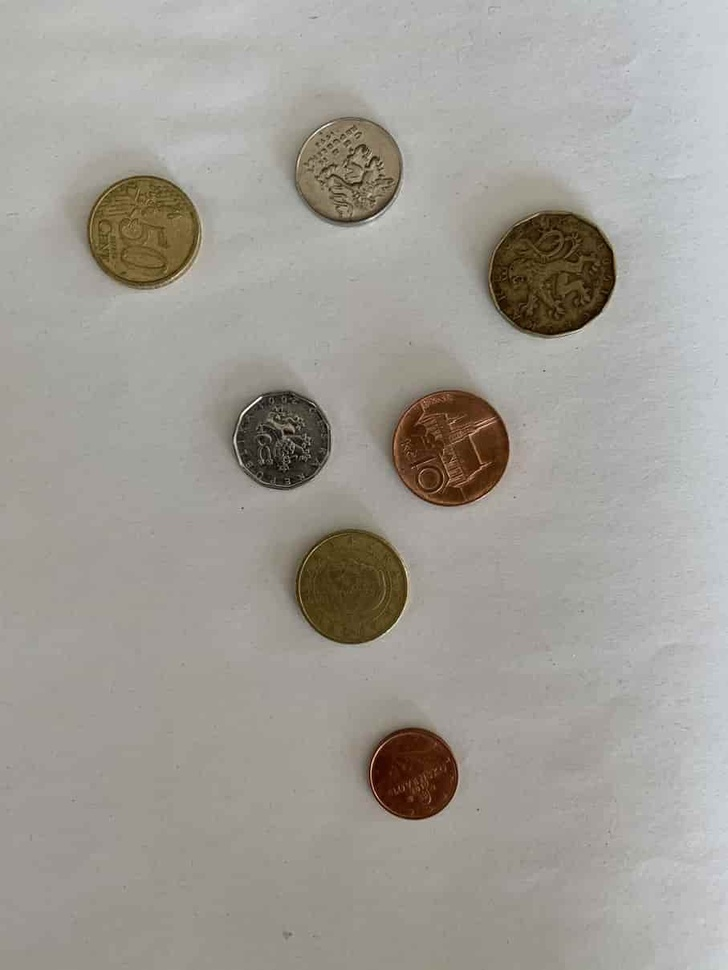
#> input picture opencv_book/pictures/coins2.jpg, 728 x 970 px, shrunk from 907 x 1209 before the run
$ python sobel_laplacian.py --image pictures/coins2.jpg   (older library calls are emulated)
#> lines starting #> are read from the running program, lines starting #| are printed output that depends on the picture
import numpy as np
import argparse
import cv2

ap = argparse.ArgumentParser()
ap.add_argument("-i", "--image", required=True, help="Path to the image")
args = vars(ap.parse_args())

image = cv2.imread(args["image"])
#> image is the input picture: shape (970, 728, 3); mean B, G, R 150.5, 157.3, 160.7
image = cv2.cvtColor(image, cv2.COLOR_BGR2GRAY)
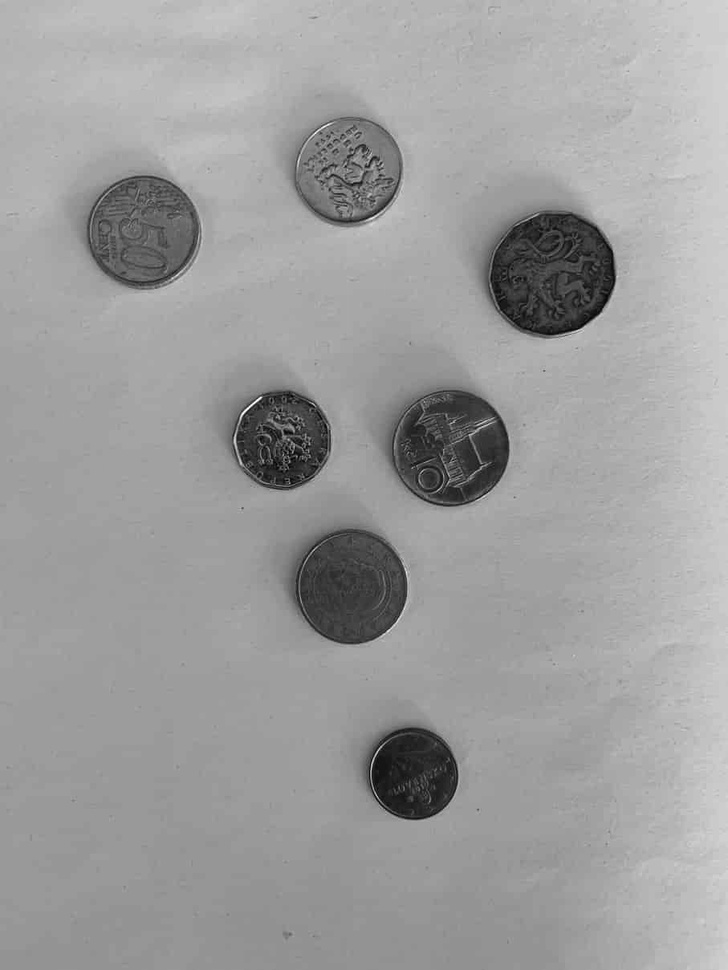
#> image: shape (970, 728); min 1, max 254, mean 157.5

# image which wants to be computed gradient magnitude, second argument - data type for output image
# In order to ensure you catch all edges, use a floating point data type,
# then take the absolute value of the gradient im- age and convert it back to an 8-bit unsigned integer
lap = cv2.Laplacian(image, cv2.CV_64F)
lap = np.uint8(np.absolute(lap))
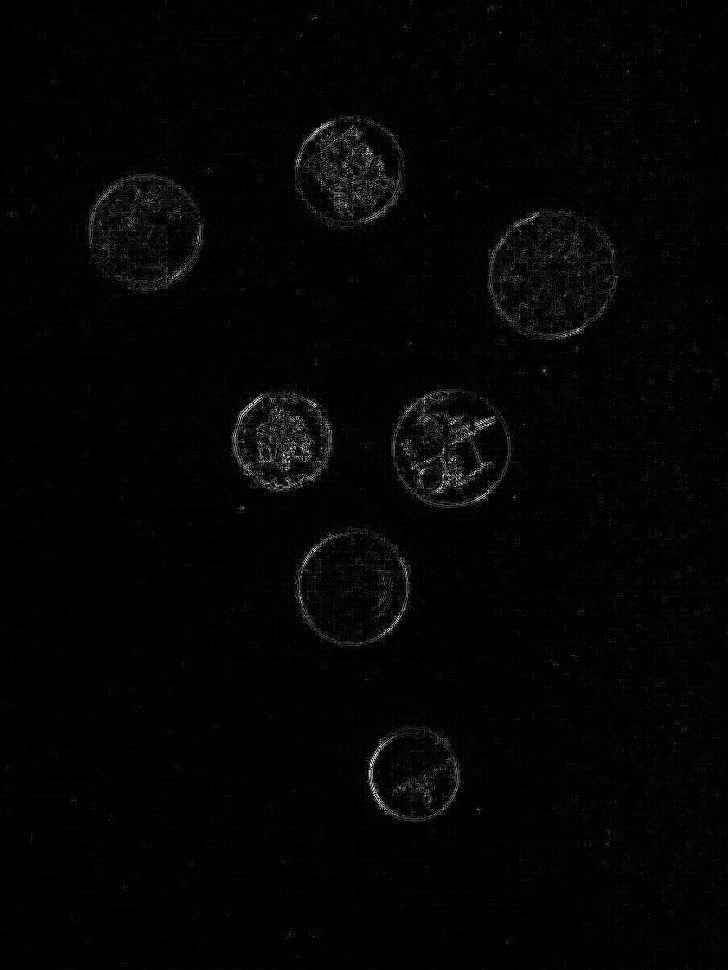
#> lap: shape (970, 728); min 0, max 254, mean 3.9

sobelX = cv2.Sobel(image, cv2.CV_64F, 1, 0)
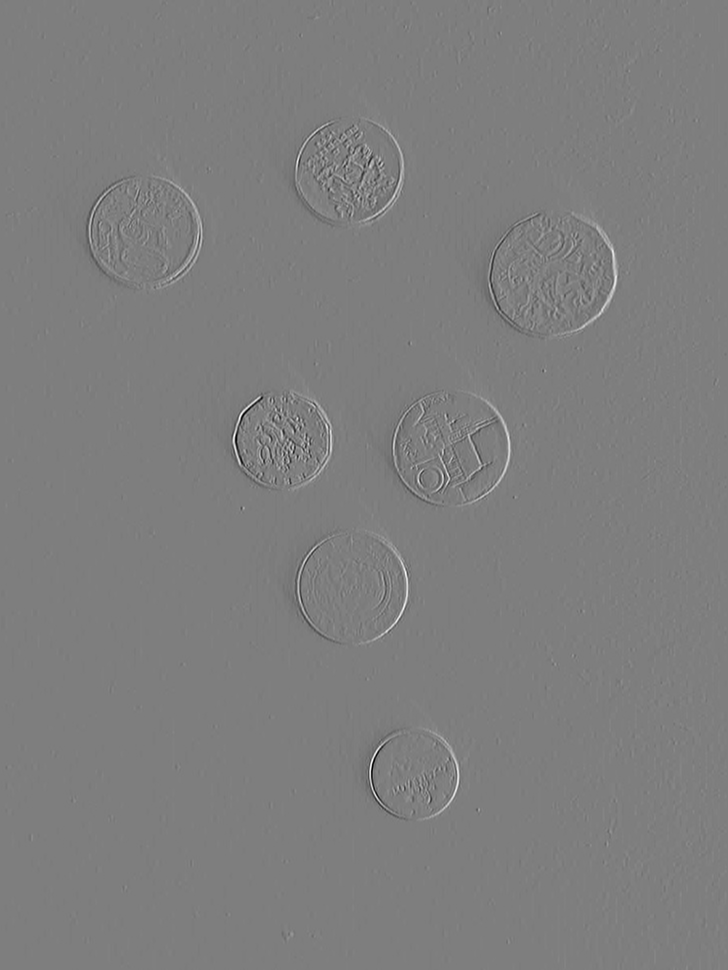
#> sobelX: shape (970, 728) float64; min -652, max 664, mean 0.4; drawn with min black and max white
sobelY = cv2.Sobel(image, cv2.CV_64F, 0, 1)

sobelX = np.uint8(np.absolute(sobelX))
sobelY = np.uint8(np.absolute(sobelY))
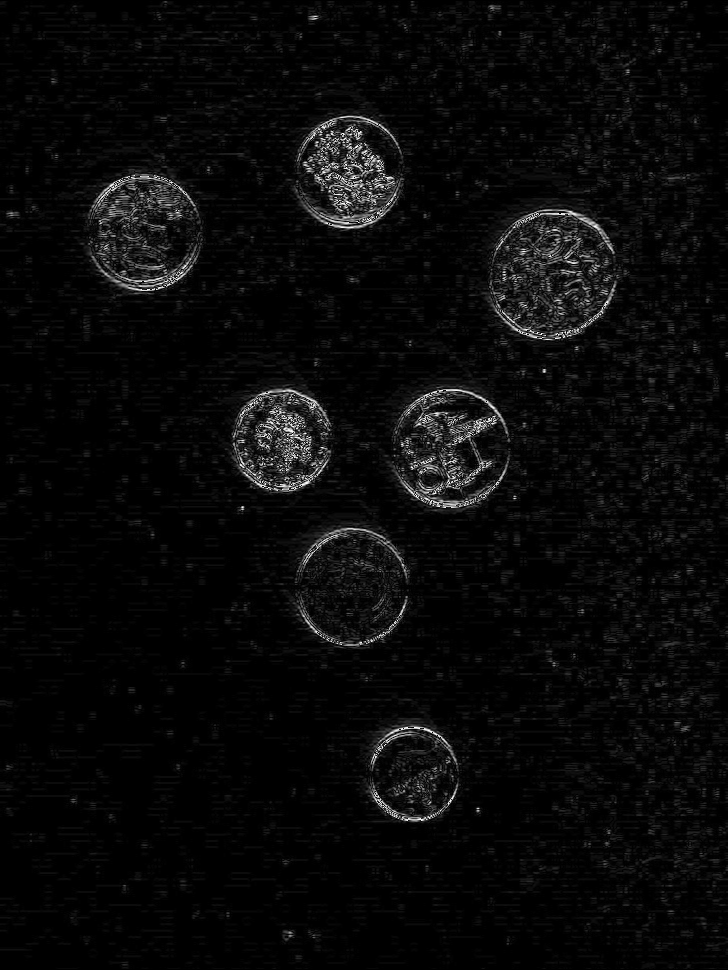
#> sobelY: shape (970, 728); min 0, max 255, mean 9.5

sobelCombined = cv2.bitwise_or(sobelX, sobelY)
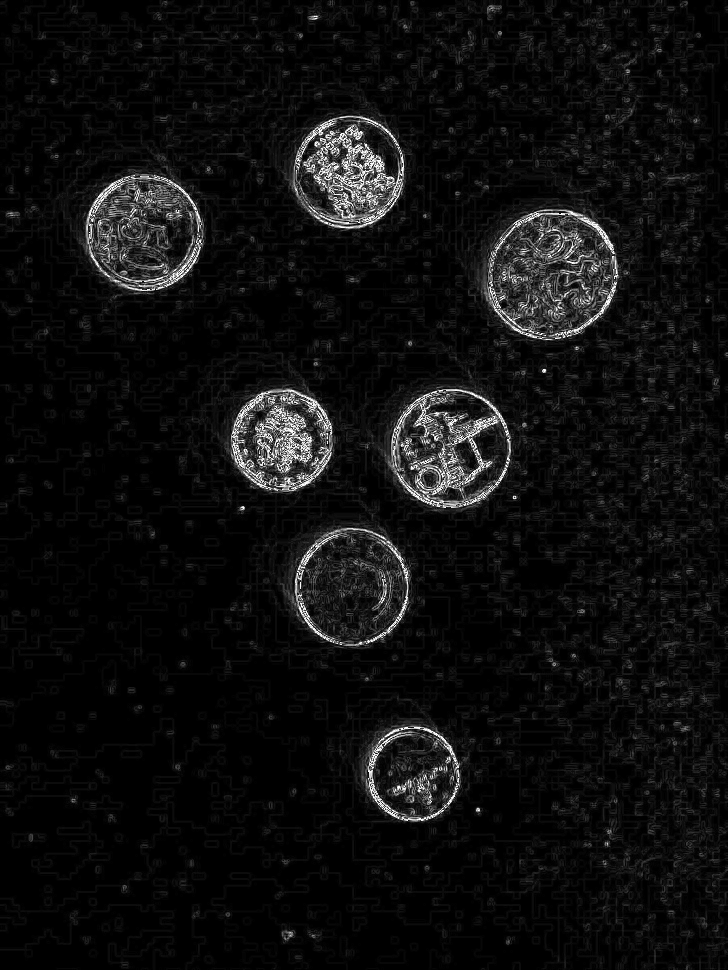
#> sobelCombined: shape (970, 728); min 0, max 255, mean 15

stack = np.hstack((image, sobelX, sobelY, sobelCombined))
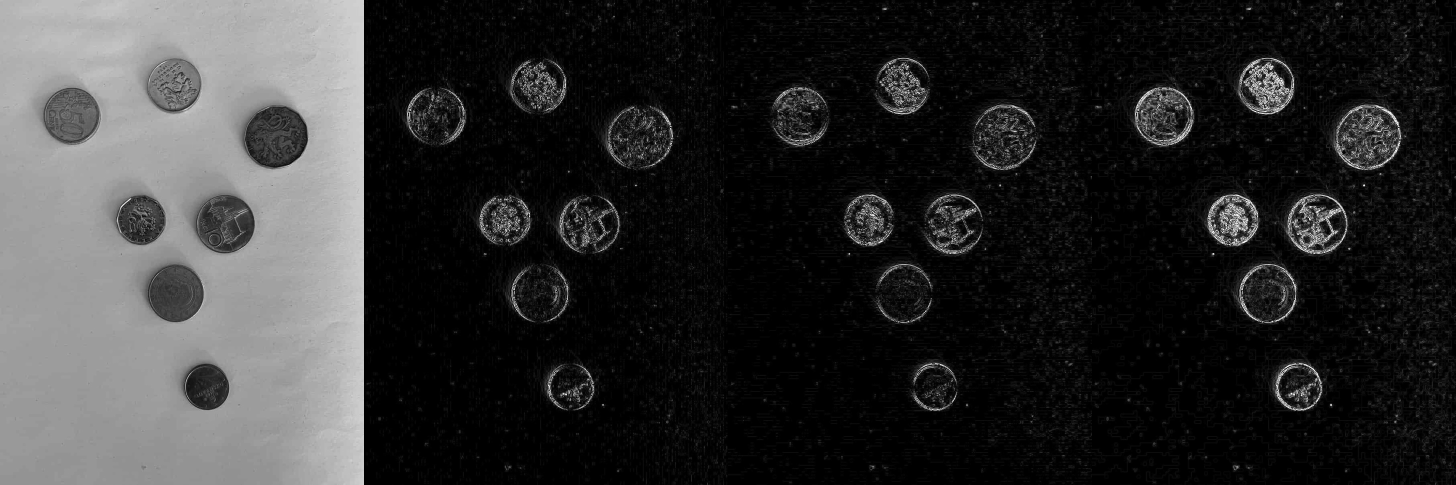
#> stack: shape (970, 2912) (shown at 1/2 size); min 0, max 255, mean 47.6
cv2.imshow("stack", stack)
cv2.imwrite("sobel_laplacian.jpg", stack)
cv2.waitKey(0)

$ run again, on opencv_book/pictures/input_counting_coins3.jpg
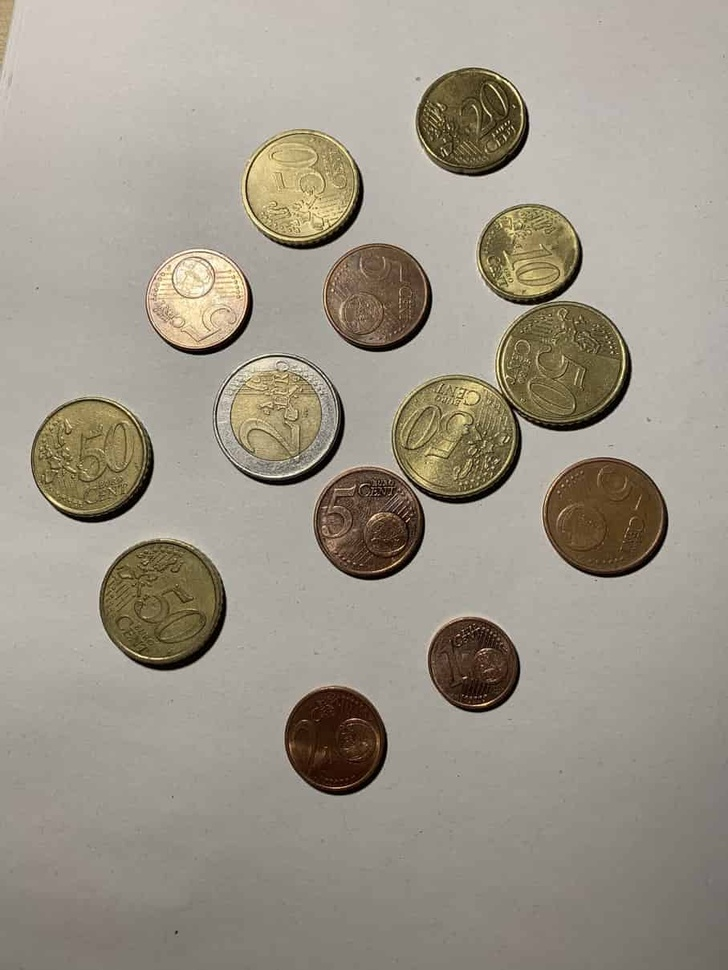
#> input picture opencv_book/pictures/input_counting_coins3.jpg, 728 x 970 px, shrunk from 907 x 1209 before the run
#> image is the input picture: shape (970, 728, 3); mean B, G, R 136.9, 150.2, 157.2
#> image: shape (970, 728)
#> `sobelCombined = cv2.bitwise_or(sobelX, sobelY)`:
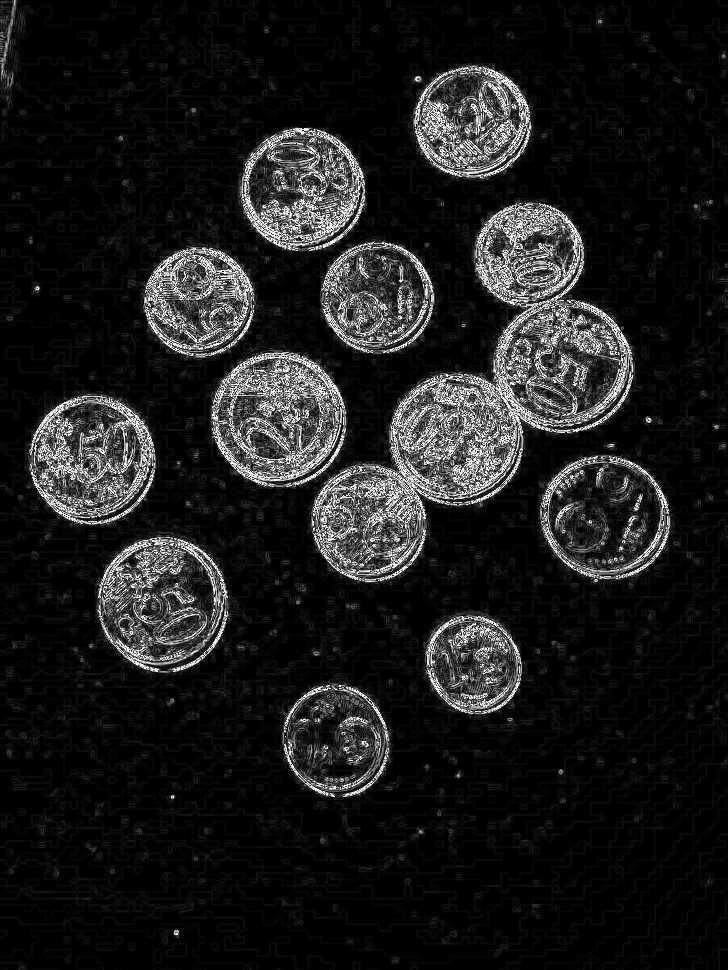
#> sobelCombined: shape (970, 728); min 0, max 255, mean 28.6
#> `stack = np.hstack((image, sobelX, sobelY, sobelCombined))`:
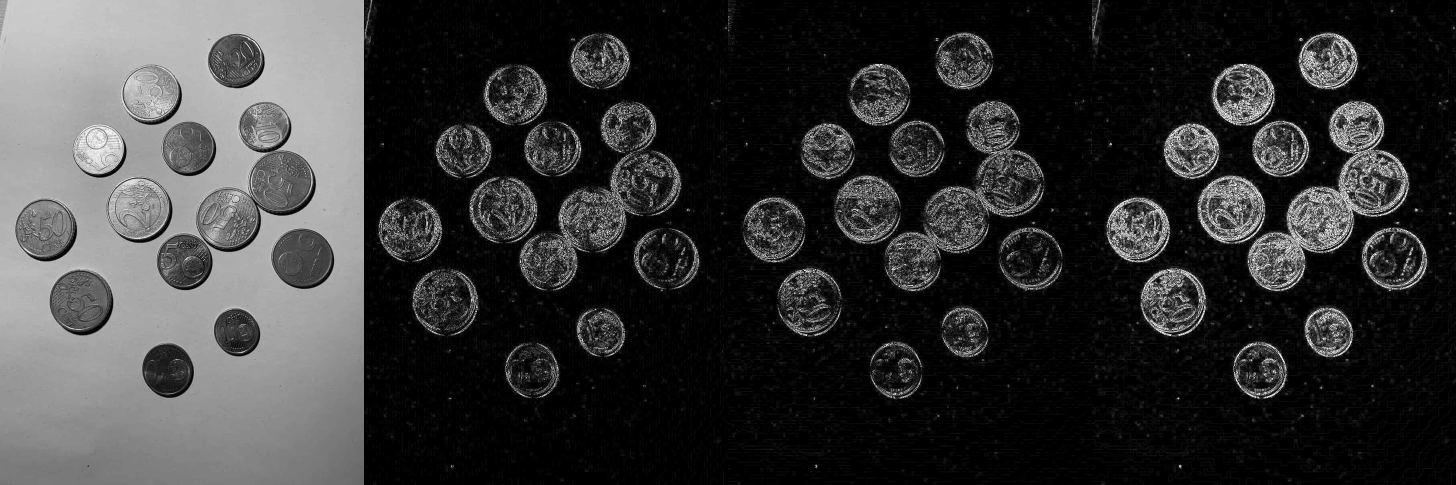
#> stack: shape (970, 2912) (shown at 1/2 size); min 0, max 255, mean 53.6

$ run again, on opencv_book/pictures/master_169.jpg
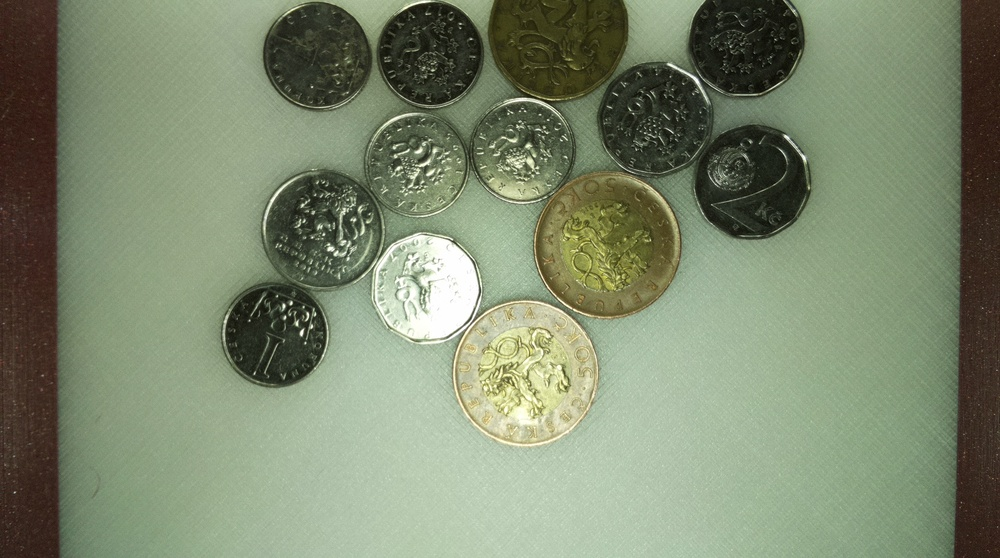
#> input picture opencv_book/pictures/master_169.jpg, 1000 x 558 px, shrunk from 1664 x 928 before the run
#> image is the input picture: shape (558, 1000, 3); mean B, G, R 110.6, 136.6, 125.5
#> image: shape (558, 1000)
#> `sobelCombined = cv2.bitwise_or(sobelX, sobelY)`:
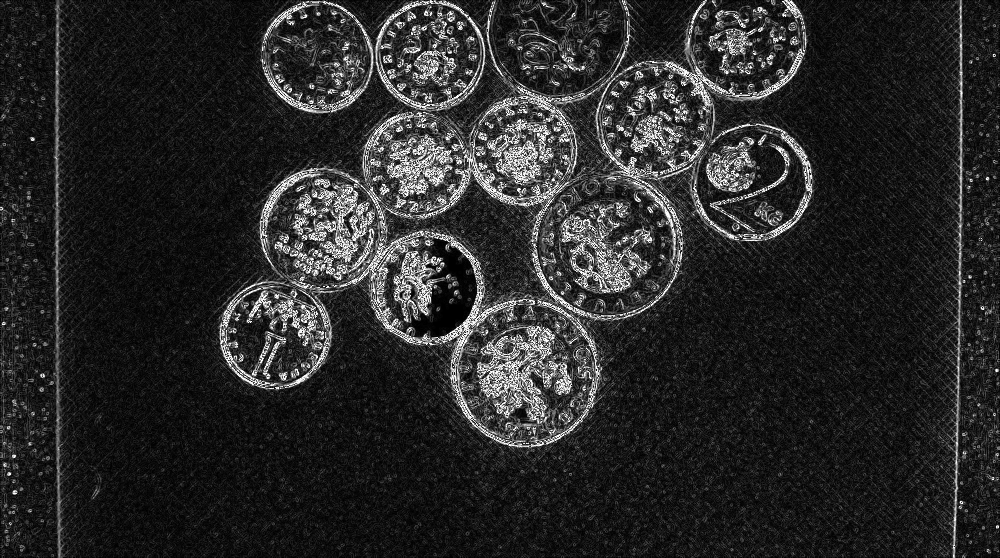
#> sobelCombined: shape (558, 1000); min 0, max 255, mean 41.4
#> `stack = np.hstack((image, sobelX, sobelY, sobelCombined))`:
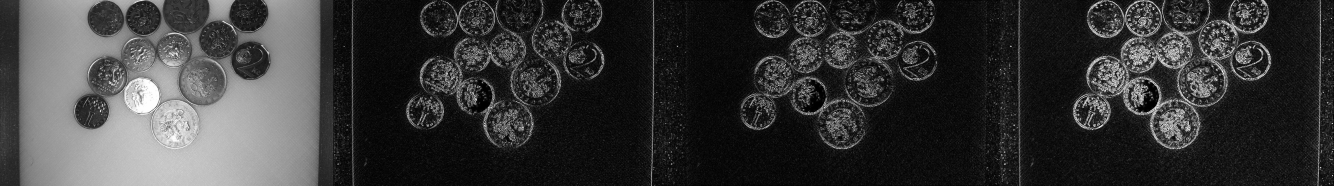
#> stack: shape (558, 4000) (shown at 1/3 size); min 0, max 255, mean 55.6
